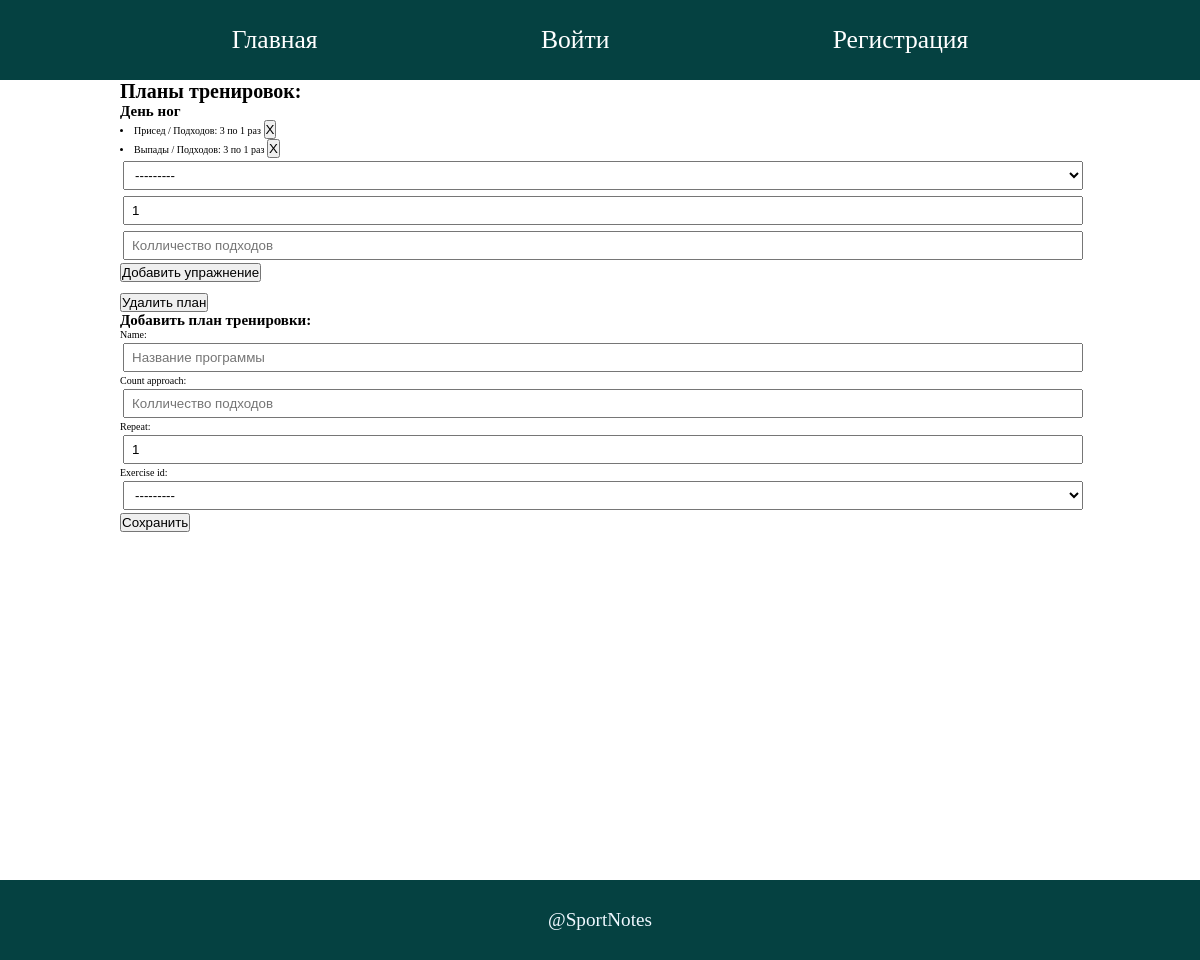
The app's page /training_plans/, older data.
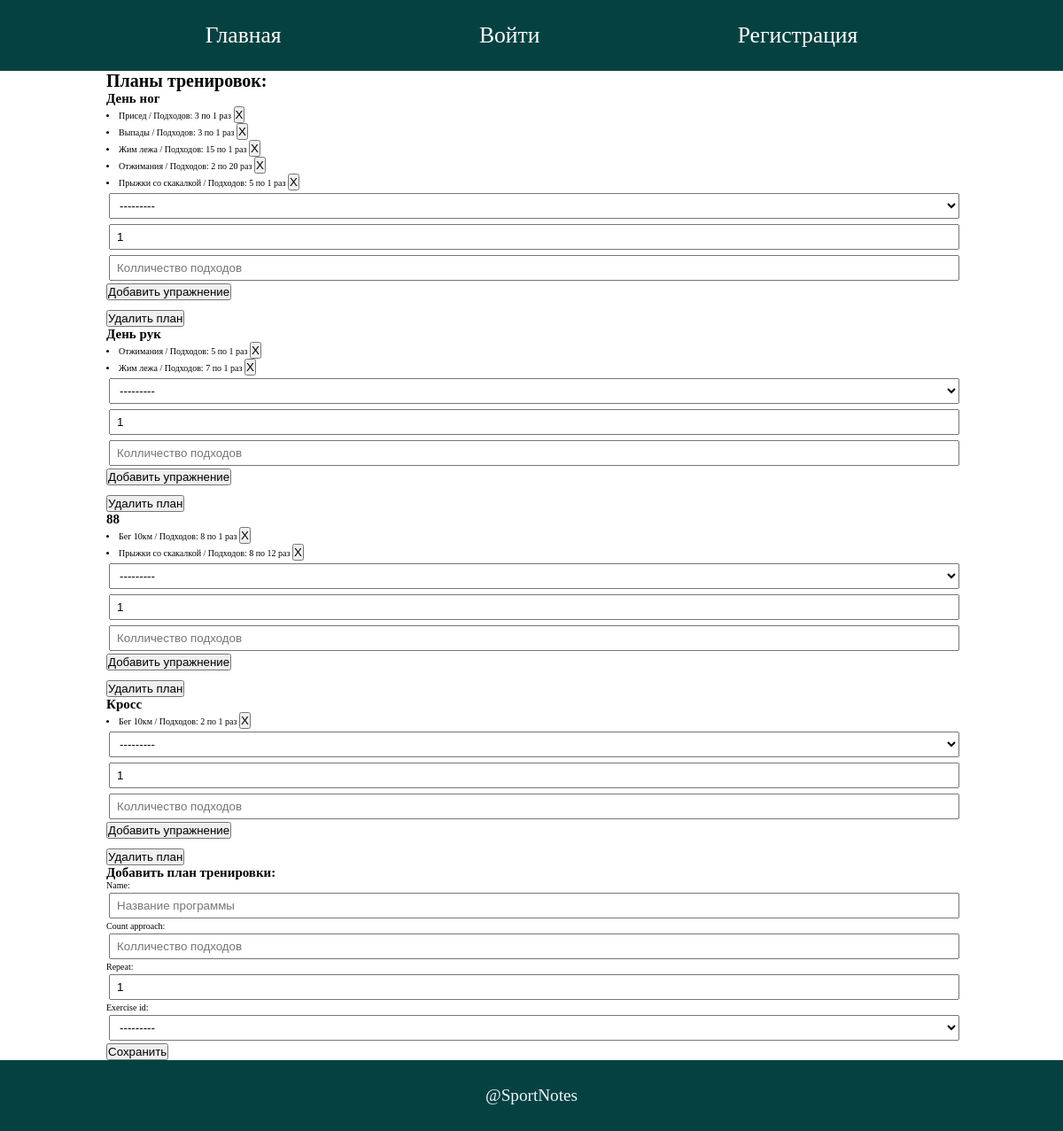
The same page, newer data.
### training/models.py (models this page shows)
class Program(models.Model):
    name = models.CharField(max_length=100)
    count_approach = models.IntegerField(null=True, blank=True) # подходы
    repeat = models.IntegerField(default=1, blank=True) # повторений
    exercise_id = models.ForeignKey(Exercise, on_delete=models.CASCADE)
    def __str__(self):
        return self.name

class Exercise(models.Model):
    name = models.CharField(max_length=100)
    def __str__(self):
        return self.name

### training/views.py (the view)
# urls.py: path('training_plans/', show_training_plan),
def show_training_plan(reguest):
    form = ProgramForm()
    list_program = Program.objects.all()
    list_plan_name = []
    for i in list_program:
        if i.name not in list_plan_name:
            list_plan_name.append(i.name)
    data = {
        'list_program':list_program,
        'list_plan_name': list_plan_name,
        'form': form
    }
    return render(reguest, "training/training_plans.html", data)

### training/forms.py
class ProgramForm(ModelForm):
    class Meta:
        model = Program
        fields = ['name', 'count_approach', 'repeat', 'exercise_id']
        widgets = {
            'name': TextInput(attrs={
                'class': 'intput_competition',
                'placeholder': 'Название программы'
            }),
            'count_approach': NumberInput(attrs={
                'class': 'intput_competition',
                'placeholder': 'Колличество подходов'
            }),
            'repeat': NumberInput(attrs={
                'class': 'intput_competition',
                'placeholder': 'Колличество повторений'
            }),
        }

### templates/training/training_plans.html (shortened to what this page needs)
{% extends "base.html" %}
{% block content %}
<div class="add-discipline">
    <h1>Планы тренировок:</h1>
        {% for item in list_plan_name%}
            <h2>{{ item }}  </h2>
            {% for i in list_program %}
                {% if i.name == item %}
                <form method="POST" action="/delete_exercise_from_program/">
                <li>{{ i.exercise_id.name }} / Подходов: {{ i.count_approach }} по {{i.repeat}} раз <input type="submit" value="X" class=""> </li>
                </form>
                {% endif%}
            {% endfor %}
            <form method="POST" action="/add_exercise_to_plan/">
                {{form.exercise_id}}
                {{form.repeat}}
                {{form.count_approach}}
                <input type="submit" value="Добавить упражнение" class="">
            </form>
            <br>
            <form method="POST" action="/delete_plan/">
                <input type="submit" value="Удалить план" class="">
            </form>
        {% endfor%}
</div>
<div class="add_training_plan">
    <h2>Добавить план тренировки:</h2>
    <form method="POST" action="add_training_plan/">
        {{form}}
        <input type="submit" value="Сохранить" class="">
    </form>
</div>
{% endblock content %}

### templates/base.html (shortened to what this page needs)
{% load static %}
<!DOCTYPE html>
<html lang="en">
<head>
    <link rel="stylesheet" href="{% static 'css/style.css' %}" type="text/css">
    <link rel="stylesheet" href="https://cdnjs.cloudflare.com/ajax/libs/fullcalendar/3.9.0/fullcalendar.css" />
</head>
<body>
    <nav class="nav">
        <div class="wraper">
            <ul class="nav-items">
                {% if request.user.is_authenticated %}
                <li><a href="/competitions_list" class="white-href">Соревнования</a> </li>
                <li> <a href="" class="white-href"> Календарь</a></li>
                <li><a href="/main" class="white-href">Главная</a></li>
                <li><a href="/training" class="white-href">Тренировки</a></li>
                <li><a href="/training_plans" class="white-href">Планы тренировок</a></li>
                <li><a href="/out" class="white-href">Выход</a></li>
                {% else %}
                <li><a href="/main" class="white-href">Главная</a></li>
                <li><a href="/auth" class="white-href">Войти</a></li>
                <li><a href="/reg" class="white-href">Регистрация</a></li>
                {% endif %}
            </ul>
        </div>
    </nav>
    <div class="content">
        <div class="wraper">
            {% block content %}
            {% endblock content %}
        </div>
    </div>
</body>
<footer>
    <div class="footer-text">
        @SportNotes
    </div>
</footer>
</html>

### training/static/css/style.css (style rules this page uses)
:root { --main-bg-color: rgb(5, 65, 65); --main-bg-hover-color: rgb(9, 87, 87); --main-text-color: aliceblue; }
* { margin: 0; padding: 0; box-sizing: border-box; }
body { font-size: 10px; }
.content { min-height: 100vh; }
.wraper { width: 80%; margin: 0 auto; }
.white-href { text-decoration: none; color: white; }
.nav { font-size: 1.6rem; background-color: var(--main-bg-color); color: var(--main-text-color); text-align: center; animation: all 0.7s forwards; }
.nav-items { height: 80px; margin: 0 auto; display: flex; justify-content: space-around; align-items: center; list-style-type: none; }
.nav-items li { text-decoration: none; padding: 7px; text-shadow: 0 0 0 transparent; transition: 0.5s; }
select { display: block; width: 100%; padding: 5px 7px; margin: 3px; }
footer { background-color: var(--main-bg-color); color: var(--main-text-color); font-size: 1.2rem; text-align: left; }
.footer-text { display: flex; justify-content: center; align-items: center; height: 80px; }
.intput_competition { padding: 5px 7px; margin: 3px; width: 100%; }

Row changes from the older to the newer data that the page shows:
added Program: exercise_id.name "Жим лежа", count_approach "15", repeat "1", shown under "День ног"
added Program: exercise_id.name "Отжимания", count_approach "2", repeat "20", shown under "День ног"
added Program: exercise_id.name "Прыжки со скакалкой", count_approach "5", repeat "1", shown under "День ног"
added Program: list_plan_name "День рук", exercise_id.name "Отжимания", count_approach "5", repeat "1"
added Program: exercise_id.name "Жим лежа", count_approach "7", repeat "1", shown under "День рук"
added Program: list_plan_name "88", exercise_id.name "Бег 10км", count_approach "8", repeat "1"
added Program: exercise_id.name "Прыжки со скакалкой", count_approach "8", repeat "12", shown under "88"
added Program: list_plan_name "Кросс", exercise_id.name "Бег 10км", count_approach "2", repeat "1"
Text that changed along with them:
new list line: "--------- 1  Добавить упражнение Удалить план"
